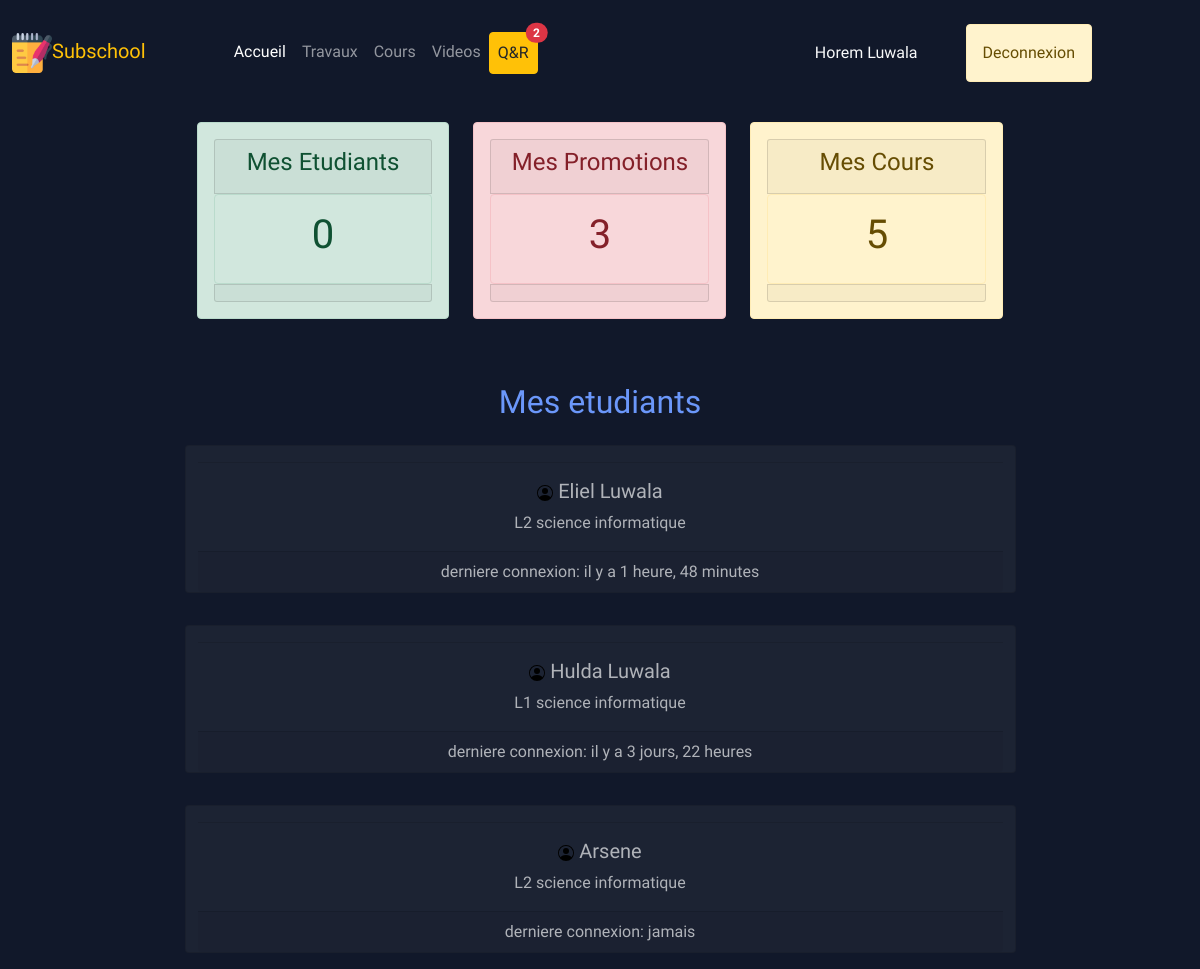
Screenshot of /teacher/ (signed in) with the database file from the repository.
### school/models.py (models this page shows, shortened)
class Teacher(models.Model):
    user = models.OneToOneField(User, on_delete=models.CASCADE, null=True)
    name = models.CharField(max_length=255)
    def __str__(self):
        return self.name

class Student(models.Model):
    user = models.OneToOneField(User, on_delete=models.CASCADE, null=True)
    name = models.CharField(max_length=255)
    matricule = models.CharField(max_length=255, null=True, blank=True)
    promotion = models.ForeignKey(Promotion, on_delete=models.CASCADE)
    com_prom = models.ForeignKey(Promotion, on_delete=models.SET_NULL, null=True, blank=True, related_name="complement")

class Promotion(models.Model):
    name = models.CharField(max_length=255)
    faculty = models.ForeignKey(Faculty, on_delete=models.CASCADE, null=True)
    level = models.CharField(choices=level, max_length=255)
    def __str__(self):
        return self.name

### school/decorators.py (the view)
        def wrapper_func(request, *args, **kwargs):
            group = None
            if request.user.groups.exists():
                group = request.user.groups.all()[0].name
            if group in allowed_roles:
                return view_func(request, *args, **kwargs)
            else:
                return HttpResponse("Permission non accordée !")
            return wrapper_func(request, *args, **kwargs)

### school/views.py (called while the page is built)
def students_teacher(request):
    teacher = request.user.teacher
    promotions = Promotion.objects.filter(courses__teacher=teacher)
    students = Student.objects.all()
    stds = list()
    for promotion in promotions:
        for student in students:
            if student.promotion == promotion:
                stds += [student]
    return set(stds)

### templates/school/home_teacher.html (shortened to what this page needs)
{% extends 'school/base_teacher.html' %}
{% load static %}
{% block content %}
    <div class="row mt-3 col-md-9">
        <div class="col col-md-4" >
            <div class="card alert alert-success">
                <div class="card card-header">
                    <h4 class="text-center">Mes Etudiants</h4>
                </div>
                <div class="card card-body alert-success">
                    <h1 class="text-center">{{ nbr_student }}</h1>
                </div>
                <div class="card card-footer">
                </div>
            </div>
        </div>
            <div class="col col-md-4">
            <div class="card alert alert-danger">
                <div class="card card-header">
                    <h4 class="text-center text-sm-center">Mes Promotions</h4>
                </div>
                <div class="card card-body alert-danger">
                    <h1 class="text-center">{{ nbr_prom }}</h1>
                </div>
                <div class="card card-footer">
                </div>
            </div>
            </div>
            <div class="col col-md-4">
            <div class="card alert alert-warning" >
                <div class="card card-header">
                    <h4 class="text-center">Mes Cours</h4>
                </div>
                <div class="card card-body alert-warning">
                    <h1 class="text-center">{{ nbr_courses }}</h1>
                </div>
                <div class="card card-footer">
                </div>
            </div>
        </div>
    </div>
        <h2 class="text-center mt-lg-5" style="color: #6B97FA">Mes etudiants</h2>
    <div class="row col-md-9">
    {% for student in students %}
        <div class="card text-center mt-3 mb-3" style="background-color: #1C2333;color: #B0B3B9">
            <div class="card-header" style="background-color: #1C2333">
            </div>
            <div class="card-body" style="background-color: #1C2333">
              <h5 class="card-title"><img src="{% static 'img/person-circle.svg' %}" alt=""> {{ student.name }}</h5>
              <p class="card-text">{{ student.promotion }}</p>
            </div>
            <div class="card-footer" style="">
                {% if student.user.last_login %}
                    derniere connexion: il y a {{ student.user.last_login|timesince }}
                    {% else %}
                    derniere connexion: jamais
                {% endif %}
            </div>
          </div>
    {% endfor %}
    </div>
{% endblock %}

### templates/school/navbar_teacher.html (shortened to what this page needs)
{% load static %}
<nav class="navbar navbar-expand-lg navbar-dark">
    <div class="container-fluid">
    <a class="navbar-brand brand-site text-warning mx-auto" style="" href="{% url 'home-teacher' %}"><img src="{% static 'img/notes.png' %}" class="rounded" style="height: 5vh;width: 5vh">Subschool</a>
    <div class="collapse navbar-collapse" style="margin-left: 10vh" id="navbarNavAltMarkup">
      <ul class="navbar-nav mr-auto">
          <li class="nav-item">
            <a class="nav-link {{ activehome }}" aria-current="page" href="{% url 'home-teacher' %}">Accueil</a>
          </li>
          <li class="nav-item">
                        <a class="nav-link {{ activedut }}" href="{% url 'homework' %}">Travaux</a>
          </li>
          <li class="nav-item">
            <a class="nav-link {{ activecourse }}" href="{% url 'courses-teach' %}"
              >Cours</a>
          </li>
           <li class="nav-item">
            <a class="nav-link {{ activevideo }}" href="{% url 'teacher-video' %}"
              >Videos</a>
          </li>
          <li class="nav-item">
              <a type="button" class="nav-link btn btn-warning text-dark position-relative" id="qr-not" href="{% url 'questions' %}">
                Q&R
                  <span class="position-absolute top-0 start-100 translate-middle badge rounded-pill bg-danger">
                    {{ nbr_questions }}
                  </span>
                </a>
          </li>
      </ul>
    </div>
    <div class="d-flex align-items-center mx-5 mt-3" id="auth-div" style="display: flex;flex-direction: row">
        <p class="text-light username" style="">{{ request.user.teacher  }}</p>
        {% if request.user.is_authenticated %}
                <a href="{% url 'logout' %}" id="auth-btn" style="" class="btn btn-warning mx-5 alert alert-warning">Deconnexion</a>
              {% endif %}
    </div>
    </div>
</nav>

### rows the page displays
Student: name "Eliel Luwala", promotion "L2 science informatique", user.last_login "1 heure, 48 minutes"
Student: name "Hulda Luwala", promotion "L1 science informatique", user.last_login "3 jours, 22 heures"
Student: name "Arsene", promotion "L2 science informatique", shows "derniere connexion: jamais"

### other values shown
{{ nbr_questions }} "2"
{{ request.user.teacher }} "Horem Luwala"
{{ nbr_student }} "0"
{{ nbr_prom }} "3"
{{ nbr_courses }} "5"
